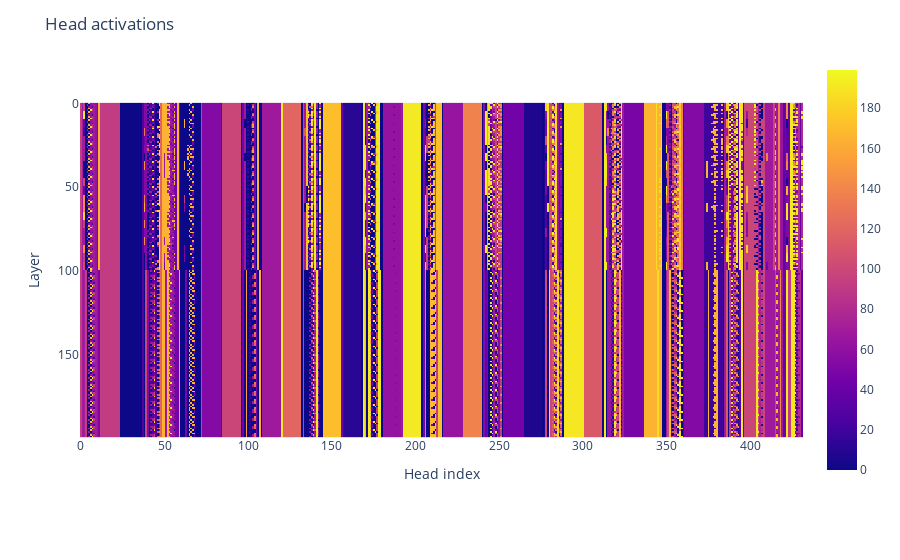

Notebook code for this chart:
### Code cell
# Plotly imshow all indices
fig = px.imshow(all_indices)
# Update layout
fig.update_layout(
    title="Head activations",
    xaxis_title="Head index",
    yaxis_title="Layer",
)
fig.show()

### Figure 1 — Plotly figure (JSON) as saved in the notebook; plotly's stock layout.template omitted (floating-point values rounded to 4 significant figures; data arrays with more than 128 entries replaced by an {"elided": "..."} marker saying what was removed)
{"data": [{"coloraxis": "coloraxis", "hovertemplate": "x: %{x}<br>y: %{y}<br>color: %{z}<extra></extra>", "name": "0", "type": "heatmap", "xaxis": "x", "yaxis": "y", "z": {"elided": "200x432 int values"}}], "layout": {"coloraxis": {"colorscale": [[0, "#0d0887"], [0.1111, "#46039f"], [0.2222, "#7201a8"], [0.3333, "#9c179e"], [0.4444, "#bd3786"], [0.5556, "#d8576b"], [0.6667, "#ed7953"], [0.7778, "#fb9f3a"], [0.8889, "#fdca26"], [1, "#f0f921"]]}, "margin": {"t": 60}, "title": {"text": "Head activations"}, "xaxis": {"anchor": "y", "constrain": "domain", "domain": [0, 1], "scaleanchor": "y", "title": {"text": "Head index"}}, "yaxis": {"anchor": "x", "autorange": "reversed", "constrain": "domain", "domain": [0, 1], "title": {"text": "Layer"}}}}
